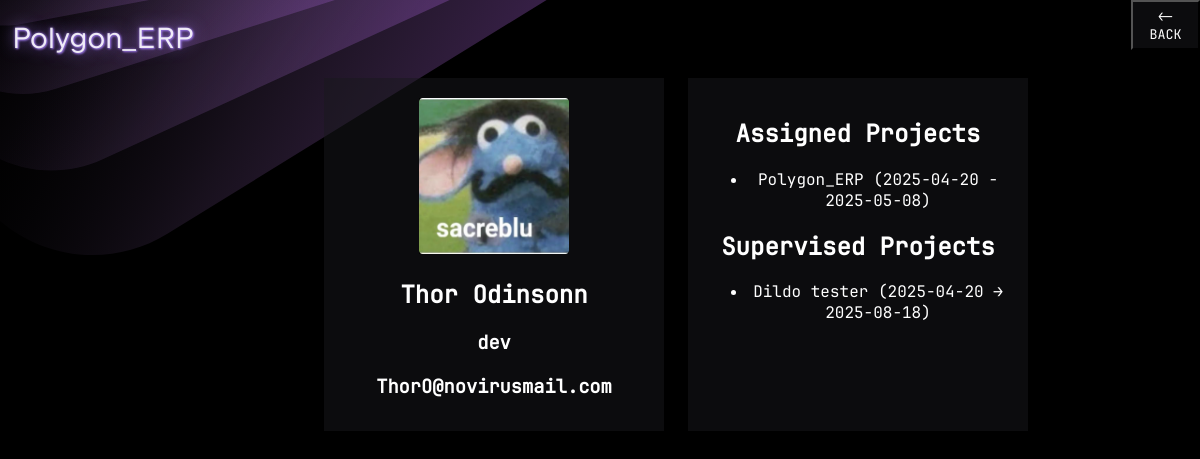
The page /dash/profile/3 on the database its author committed.
### polygonerp/user.py (models this page shows, shortened)
class User(db.Model):
    id = db.Column(db.Integer, primary_key=True)
    username = db.Column(db.String(80), unique=True, nullable=False)
    password_hash = db.Column(db.String(255), unique = True, nullable=False)
    name = db.Column(db.String(200), nullable=False)
    maiden_name = db.Column(db.String(200), nullable=False)
    mothers_name = db.Column(db.String(200), nullable=False)
    pob = db.Column(db.String(200), nullable=False)
    dob = db.Column(db.String(200), nullable=False)
    address = db.Column(db.String(200), nullable=False)
    tax_num = db.Column(db.String(10), unique=True ,nullable=False)
    taj_number = db.Column(db.String(10), unique=True, nullable=False)
    job_title = db.Column(db.String(200), nullable=False)
    base_pay = db.Column(db.Integer, nullable=False)
    email_address = db.Column(db.String(200), nullable=False)
    is_admin = db.Column(db.Boolean, nullable=False)

### polygonerp/project.py (models this page shows, shortened)
class Project(db.Model):
    id = db.Column(db.Integer, primary_key=True)
    name = db.Column(db.String(80), nullable=False)
    start_date = db.Column(db.Date, nullable=False)
    finish_date = db.Column(db.Date, nullable=False)
    supervisor_id = db.Column(db.Integer, db.ForeignKey('user.id'), nullable=False)
    supervisor = db.relationship('User', foreign_keys=[supervisor_id])
    assigned_workers = db.relationship(
        'User',
        secondary=project_assignments,
        backref='projects'
    )

### polygonerp/dash.py (the view)
    @staticmethod
    @bp.route('/profile/<user_id>', methods=('GET', 'POST'))
    def profile_view(user_id):
        user = User.query.filter_by(id=user_id).first()
        assigned_projects = user.projects  # many-to-many
        supervised_projects = Project.query.filter_by(supervisor_id=user.id).all()
        return render_template(
            'dash/profile.html',
            user=user,
            assigned_projects=assigned_projects,
            supervised_projects=supervised_projects
        )

### polygonerp/auth_controller.py (called while the page is built)
        def load_logged_in_user(self):
            user_id = session.get('user_id')
            g.user = User.query.filter_by(id=user_id).first() if user_id else None

### polygonerp/templates/dash/profile.html (shortened to what this page needs)
{% extends 'base.html' %}
{% block content %}
    <div class="profile">
        <div class="profile-card">
        <img src="{{ url_for('static', filename='french_rat.png') }}" class="profile-picture">
        <h2>{{user.name}}</h2>
        <h3>{{user.job_title}}</h3>
        <h3>{{user.email_address}}</h3>
        </div>
  <div class="profile-proj">
        <h2>Assigned Projects</h2>
        {% if user.projects %}
            <ul>
                {% for project in user.projects %}
                    <li>{{ project.name }} ({{ project.start_date }} - {{ project.finish_date }})</li>
                {% endfor %}
            </ul>
        {% else %}
            <p>No assigned projects</p>
        {% endif %}
        <h2>Supervised Projects</h2>
        {% if supervised_projects %}
            <ul>
                {% for proj in supervised_projects %}
                    <li>{{ proj.name }} ({{ proj.start_date }} → {{ proj.finish_date }})</li>
                {% endfor %}
            </ul>
        {% else %}
            <p>No supervised projects.</p>
        {% endif %}
    </div>
</div>
{% endblock %}

### polygonerp/static/style.css (style rules this page uses)
:root { font-family: "JetBrains Sans", Inter, system-ui, Avenir, Helvetica, Arial, sans-serif; font-weight: 300; color: rgba(255, 255, 255, 0.87); background-color: #000000; text-align: center; }
img { max-width: 100%; height: auto; }
.profile { display: flex; gap: 2%; flex-wrap: wrap; align-content: start; }
.profile-card { font-family: "JetBrains Mono", Inter, system-ui, sans-serif; background-color: rgba(25, 25, 28, 0.5); cursor: pointer; color: rgba(255, 255, 255, 1); width: 300px; padding: 20px; text-align: center; }
.profile-proj { font-family: "JetBrains Mono", Inter, system-ui, sans-serif; background-color: rgba(25, 25, 28, 0.5); cursor: pointer; color: rgba(255, 255, 255, 1); width: 300px; padding: 20px; text-align: center; }
.profile-picture { width: 50%; height: 50%; }

### rows shown on the page
User: name "Thor Odinsonn", job_title "dev", email_address "ThorO@novirusmail.com"
Project: name "Polygon_ERP", start_date "2025-04-20", finish_date "2025-05-08"
Project: name "Dildo tester", start_date "2025-04-20", finish_date "2025-08-18"
